Frame 1 (no input): blank canvas, image omitted
Frame 60 (no input): blank canvas, image omitted
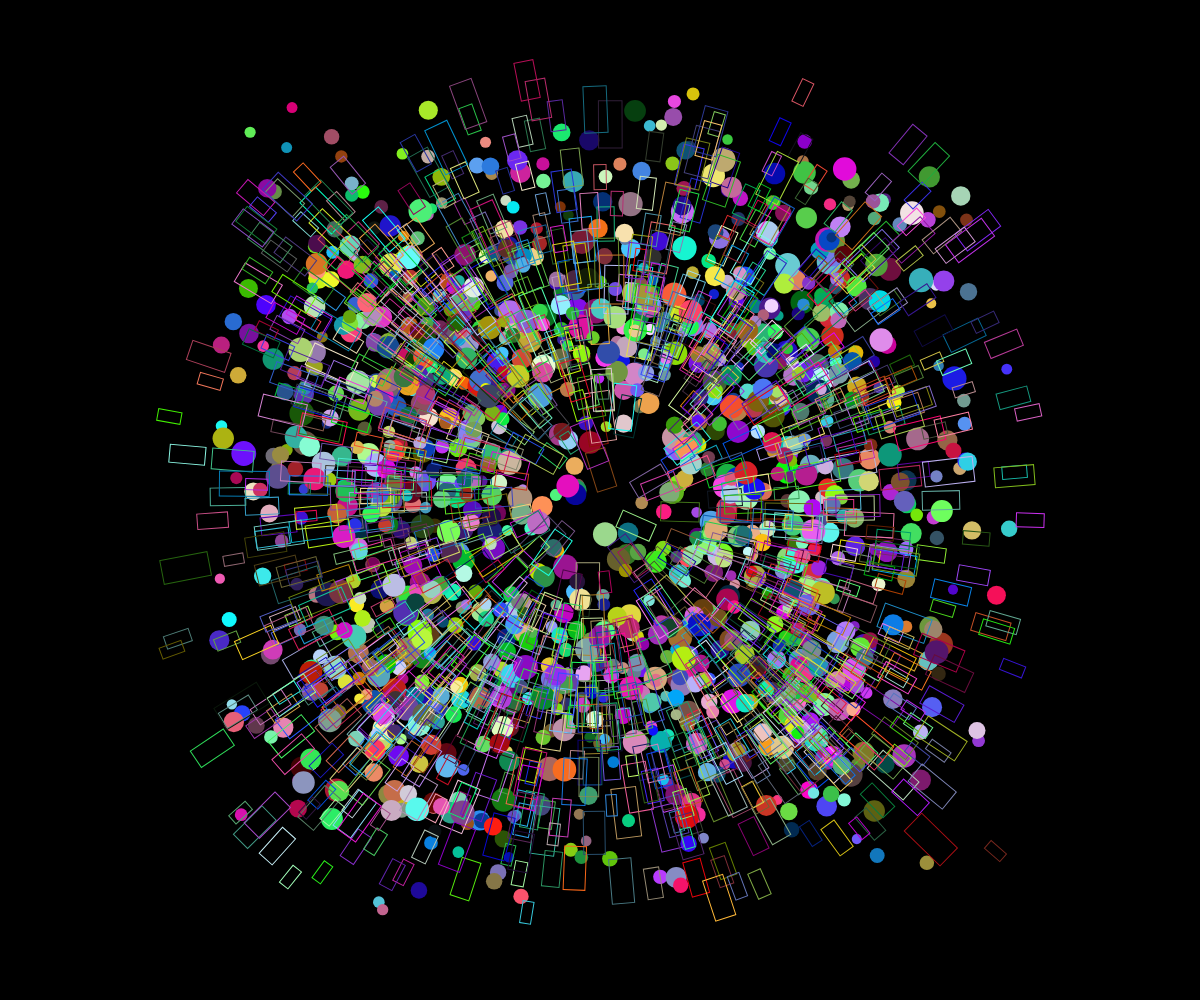
Frame 120 (the mouse pressed at the canvas centre since frame 60)

The p5.js sketch whose frames 1 and 60 were blank and that drew this single picture after the mouse press (run headless with seeded random() and noise() and a simulated clock; from frame 60 on, the mouse is pressed at the canvas centre):

// p5.js sketch
// ── sketch.js
let c 
let s 

function setup() {
    createCanvas(windowWidth, windowHeight)
    background(0)
    c = new ParticleSys()
    s = new SquareSys() 

}

function draw() {
    background(0)
    c.run()
    s.run()
    
}
// ── class.js
// constructor of Confetti
function Confetti (x,y,r) {
    this.loc = createVector(x,y)
    this.acc = createVector(0,0)
    this.vel = createVector(0,0)
    this.r = r
    this.c = color(random(255), random(255), random(255), this.lifespan)
    this.lifespan = 255
    this.angle
    this.maxspeed = 5
    this.maxforce = 10
}

//functions on Confetti
Confetti.prototype.display = function () {
    fill(this.c)
    noStroke()
    ellipse(this.loc.x, this.loc.y, this.r, this.r )
}

Confetti.prototype.update = function () {
    this.vel.add(this.acc)
    this.loc.add(this.vel)
    this.lifespan -= 1
    this.acc.mult(0)
}

Confetti.prototype.isDead = function () {
    if (this.lifespan <= 0) {
        return true
    } else {
        return false
    }
}

Confetti.prototype.applyForce = function (force) {
    let fAcc = new p5.Vector.div(force, this.r)
    this.acc.add(fAcc)
    
}

Confetti.prototype.seek = function (target) {
    let desired = new p5.Vector.sub(target, this.loc)
    desired.normalize()
    desired.mult(this.maxspeed* -1)
    let steer = new p5.Vector.sub(desired, this.vel)
    steer.limit(this.maxforce)
    this.applyForce(steer)
    

}

Confetti.prototype.run = function (target) {
    this.seek(target)
    this.update()
    this.display()
}



// Child Class contructor
function Square (x,y,r) {
    Confetti.call(this, x,y,r)

}

// Inherit from Confetti
Square.prototype = Object.create(Confetti.prototype)
Square.prototype.constructor = Square

// Overwrite display function
Square.prototype.display = function () {
    this.angle = this.vel.heading();
    noFill()
    stroke(this.c)
    push()
    translate(this.loc.x, this.loc.y)
    rotate(this.angle);
    rect(0,0, this.r*2, this.r)
    pop()
}

// ── systemclass.js
// Confetti System
function ParticleSys () {
    this.ps = []
    this.total = 20
}

ParticleSys.prototype.addParticle = function () {
    if (mouseIsPressed) {
        for (let i =0 ; i<this.total ; i++) {
            let p = new Confetti(mouseX+random(-200,200), mouseY+random(-200,200), random(10,25))
            this.ps.push(p)
        }
    }
}

ParticleSys.prototype.run = function () {

            this.addParticle();

        // Go backwards to remove the particles from the array

        for (let j = this.ps.length-1 ; j >=0 ; j--) {
            let par = this.ps[j]
            let trgt = new p5.Vector(mouseX, mouseY)
            par.run(trgt)

            if (par.isDead()) {
                this.ps.splice(j, 1)
            }
        }
    }




// Child class of the confetti system
function SquareSys () {
    ParticleSys.call(this)
}

SquareSys.prototype = Object.create(ParticleSys.prototype)
SquareSys.prototype.constructor = SquareSys

//Overwrite addParticle
SquareSys.prototype.addParticle = function () {
    if (mouseIsPressed) {
        
        for (let i =0 ; i<this.total ; i++) {
            let p = new Square(mouseX+random(-200,200), mouseY+random(-200,200),random(10,25))
            this.ps.push(p)
        }
    }
}
